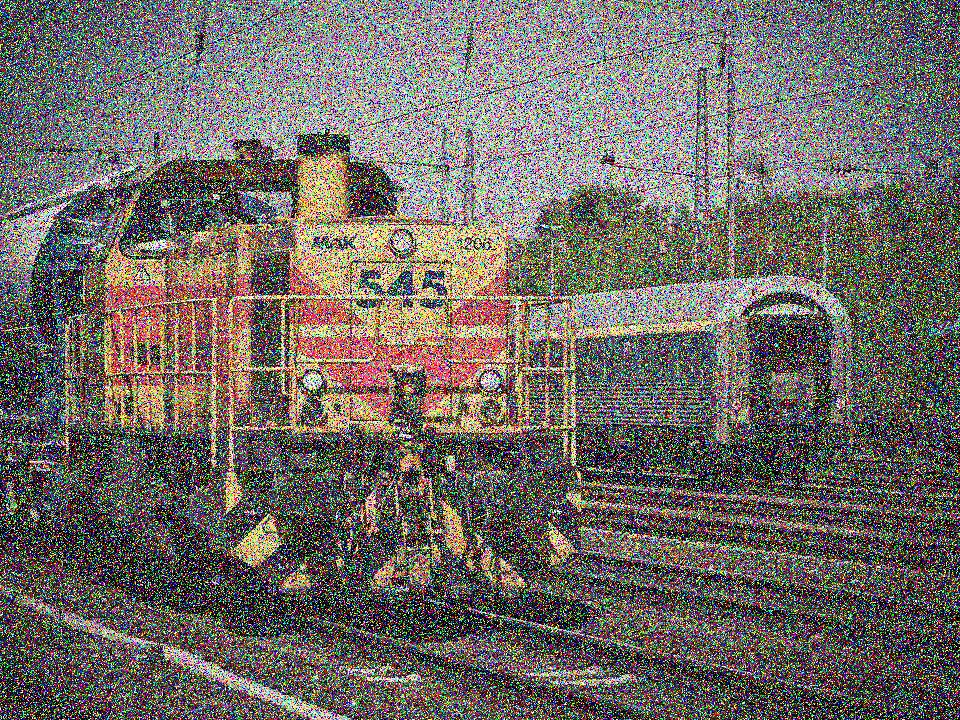
#> input picture Images/input/Noisy_image_2.png, 960 x 720 px
$ python Test.py
#> lines starting #> are read from the running program, lines starting #| are printed output that depends on the picture
#> further down, image is the input picture: shape (720, 960, 3); mean R, G, B 111.9, 106.2, 102
### enhancement/enhance.py
from skimage import filters, exposure, restoration, color

def enhance_image(image):

    denoised = restoration.denoise_bilateral(image, channel_axis=-1)
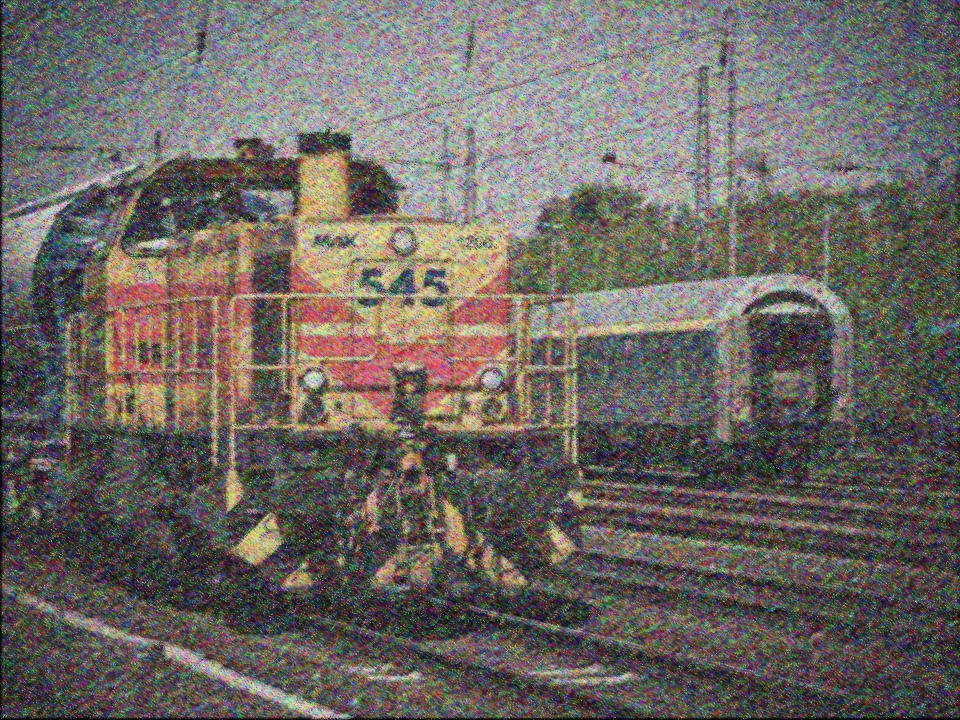
#> denoised: shape (720, 960, 3) float64; mean R, G, B 0.431, 0.408, 0.391
    sharpened = filters.unsharp_mask(denoised, radius=1, amount=0.8)
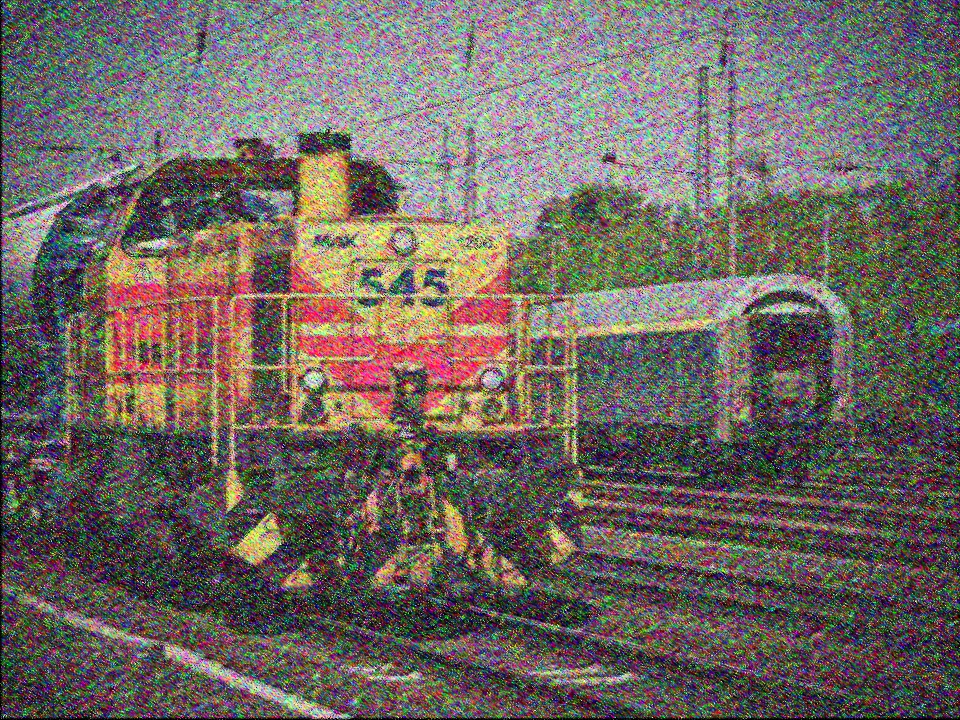
#> sharpened: shape (720, 960, 3) float64; mean R, G, B 0.438, 0.406, 0.385
    hsv = color.rgb2hsv(sharpened)
#> hsv: shape (720, 960, 3) float64; mean of channels 0, 1, 2 0.479, 0.423, 0.513
    hsv[:, :, 2] = exposure.equalize_adapthist(hsv[:, :, 2])
#> hsv: shape (720, 960, 3) float64; mean of channels 0, 1, 2 0.479, 0.423, 0.506
    final = color.hsv2rgb(hsv)
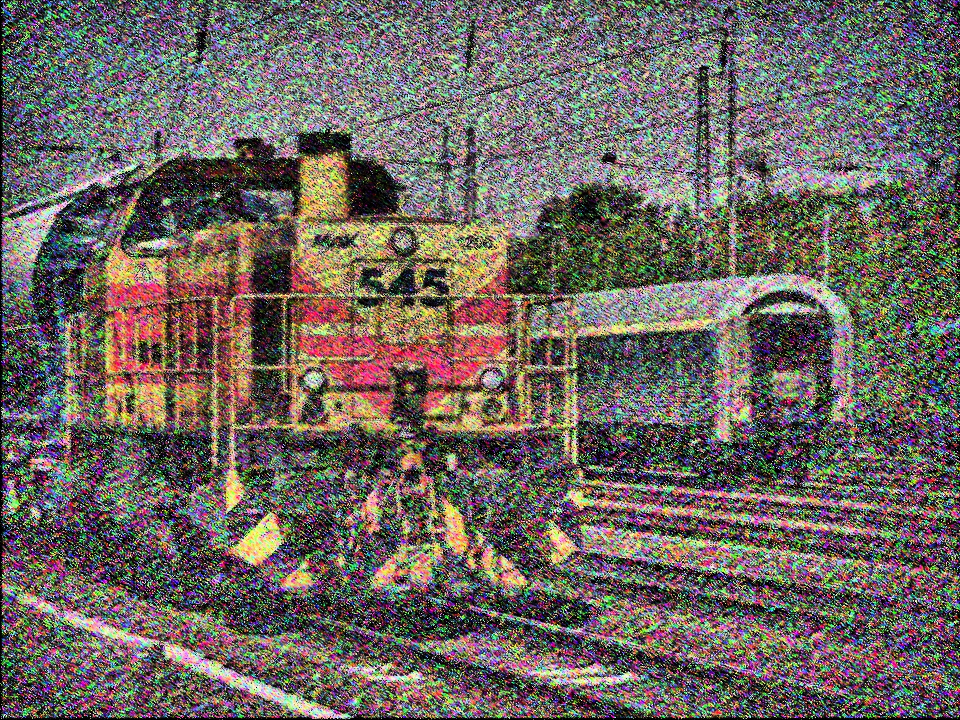
#> final: shape (720, 960, 3) float64; mean R, G, B 0.431, 0.4, 0.379

    return denoised, sharpened, final

### enhancement/Test.py
from skimage import io
import matplotlib.pyplot as plt
from enhance import enhance_image
from skimage import img_as_ubyte

image = io.imread(r'../Images/input/Noisy_image_2.png')

denoised, sharpened, final = enhance_image(image)

fig, axes = plt.subplots(1, 4, figsize=(15,5))

axes[0].imshow(image)
axes[0].set_title("Original")

axes[1].imshow(denoised)
axes[1].set_title("Denoised")

axes[2].imshow(sharpened)
axes[2].set_title("Sharpened")

axes[3].imshow(final)
axes[3].set_title("Final")

for ax in axes:
    ax.axis('off')

io.imsave(r'..\Images\output\denoised.png', img_as_ubyte(denoised))
io.imsave(r'..\Images\output\sharpened.png', img_as_ubyte(sharpened))
io.imsave(r'..\Images\output\final.png', img_as_ubyte(final))
plt.show()
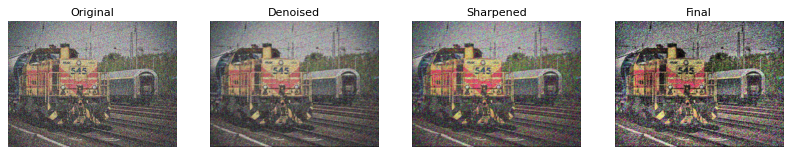
#> figure drawn by matplotlib, 4 panels
